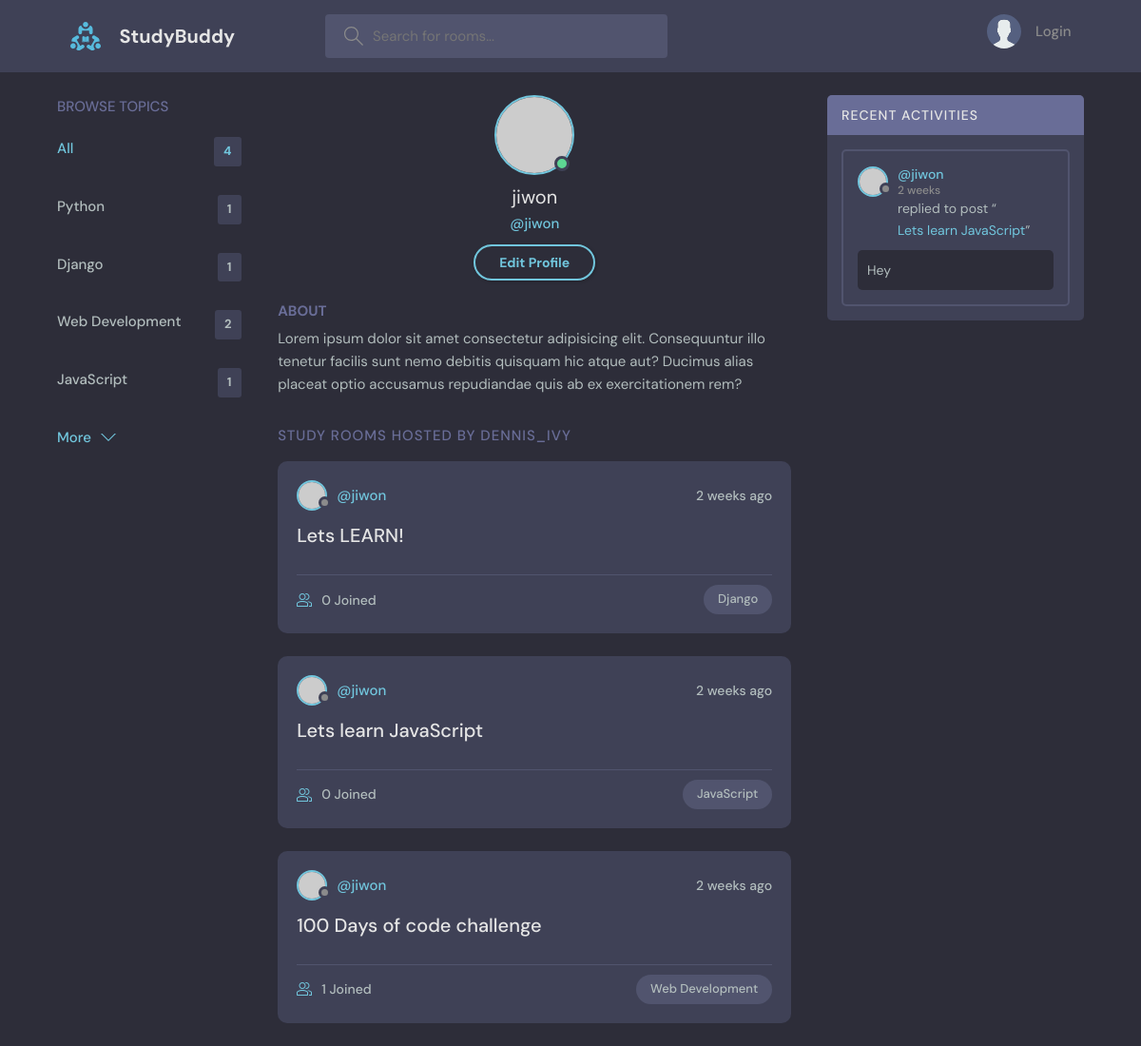
Before: /profile/1 with the older database file.
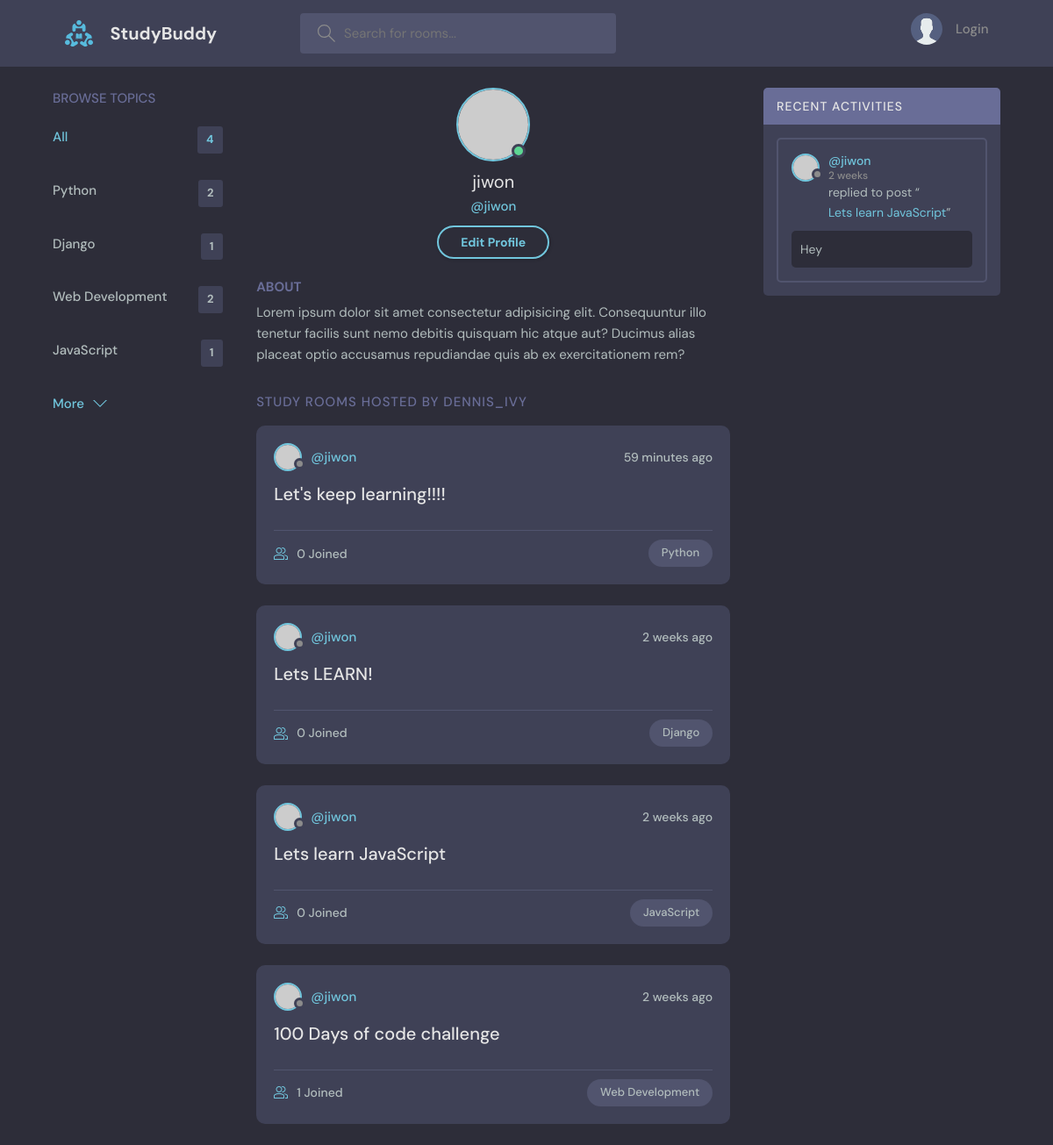
After: the same page with the newer database file.
### base/models.py (models this page shows, shortened)
class Topic(models.Model):
    name = models.CharField(max_length=200)

class Room(models.Model):
    host = models.ForeignKey(User, on_delete=models.SET_NULL, null = True)
    topic = models.ForeignKey(Topic, on_delete=models.SET_NULL, null = True)
    name = models.CharField(max_length = 200)
    description = models.TextField(null = True, blank = True)
    participants = models.ManyToManyField(User, related_name='participants', blank=True)
    updated = models.DateTimeField(auto_now = True)
    created = models.DateTimeField(auto_now_add = True)
    class Meta:
        ordering = ['-updated', '-created']
    def __str__(self):
        return self.name

class Message(models.Model):
    user = models.ForeignKey(User, on_delete=models.CASCADE)
    room = models.ForeignKey(Room, on_delete=models.CASCADE)
    body = models.TextField()
    updated = models.DateTimeField(auto_now = True)
    created = models.DateTimeField(auto_now_add = True)
    class Meta:
        ordering = ['-updated', '-created']

### base/views.py (the view)
# urls.py: path('profile/<str:pk>', views.userProfile, name="user-profile"),
def userProfile(request, pk):
    user = User.objects.get(id=pk)
    rooms=user.room_set.all()
    room_messages=user.message_set.all()
    topics = Topic.objects.all()
    context = {'user':user, 'rooms':rooms, 'room_messages':room_messages,'topics':topics}
    return render(request, 'base/profile.html', context)

### base/templates/base/profile.html
{% extends 'main.html' %}
{% block content %}
  <main class="profile-page layout layout--3">
    <div class="container">
      {% include 'base/topics_component.html' %}
      <div class="roomList">
        <div class="profile">
          <div class="profile__avatar">
            <div class="avatar avatar--large active">
              <img src="https://randomuser.me/api/portraits/men/11.jpg" />
            </div>
          </div>
          <div class="profile__info">
            <h3>{{user.username}}</h3>
            <p>@{{user.username}}</p>
            <a href="edit-user.html" class="btn btn--main btn--pill">Edit Profile</a>
          </div>
          <div class="profile__about">
            <h3>About</h3>
            <p>
              Lorem ipsum dolor sit amet consectetur adipisicing elit. Consequuntur illo tenetur
              facilis sunt nemo debitis quisquam hic atque aut? Ducimus alias placeat optio
              accusamus repudiandae quis ab ex exercitationem rem?
            </p>
          </div>
        </div>
        <div class="roomList__header">
          <div>
            <h2>Study Rooms Hosted by dennis_ivy</a>
            </h2>
          </div>
        </div>
        {% include 'base/feed_component.html' %}
      </div>
      {% include 'base/activity_component.html' %}
    </div>
  </main>
{% endblock content %}

### templates/main.html (shortened to what this page needs)
<!DOCTYPE html>
{% load static %}
<html lang="en">
  <head>
    <link rel="stylesheet" href="{% static 'styles/style.css' %}" />
  </head>
  <body>
    {% include 'navbar.html' %}
    {% block content %}
    {% endblock %}
</body>
</html>

### templates/navbar.html (shortened to what this page needs)
{% load static %}
<header class="header header--loggedIn">
    <div class="container">
      <a href="{% url 'home' %}" class="header__logo">
        <img src="{% static 'images/logo.svg' %}" />
        <h1>StudyBuddy</h1>
      </a>
      <form class="header__search" method=""GET" action=""{% url 'home' %}>
        <label>
          <input name="q" placeholder="Search for rooms..." />
        </label>
      <nav class="header__menu">
        {% if request.user.is_authenticated %}
        <div class="header__user">
          <a href="profile.html">
            <div class="avatar avatar--medium active">
              <img src="https://randomuser.me/api/portraits/men/37.jpg" />
            </div>
            <p>{{request.user.username}} <span>@{{request.user.username}}</span></p>
          </a>
          <button class="dropdown-button">
            <svg version="1.1" xmlns="http://www.w3.org/2000/svg" width="32" height="32" viewBox="0 0 32 32">
              <title>chevron-down</title>
              <path d="M16 21l-13-13h-3l16 16 16-16h-3l-13 13z"></path>
            </svg>
          </button>
        </div>
        {% else %}
        <a href="{% url 'login' %}">
          <img src="{% static 'images/avatar.svg' %}" />
          <p>Login</p>
        </a>
            {% endif %}
      </nav>
    </div>
  </header>

### base/templates/base/topics_component.html
<div class="topics">
    <div class="topics__header">
      <h2>Browse Topics</h2>
    </div>
    <ul class="topics__list">
      <li>
        <a href="{% url 'home' %}" class="active">All <span>{{topics.count}}</span></a>
      </li>
      {% for topic in topics %}
      <li>
        <a href="{% url 'home' %}?q={{topic.name}}">{{topic.name}}<span>{{topic.room_set.all.count}}</span></a>
      </li>
      {% endfor %}
    </ul>
    <a class="btn btn--link" href="topics.html">
      More
      <svg version="1.1" xmlns="http://www.w3.org/2000/svg" width="32" height="32" viewBox="0 0 32 32">
        <title>chevron-down</title>
        <path d="M16 21l-13-13h-3l16 16 16-16h-3l-13 13z"></path>
      </svg>
    </a>
  </div>

### base/templates/base/feed_component.html (shortened to what this page needs)
{% for room in rooms %}
<div class="roomListRoom">
    <div class="roomListRoom__header">
      <a href="{% url 'user-profile' room.host.id %}" class="roomListRoom__author">
        <div class="avatar avatar--small">
          <img src="https://randomuser.me/api/portraits/women/11.jpg" />
        </div>
        <span>@{{room.host.username}}</span>
      </a>
      <div class="roomListRoom__actions">
        <span>{{room.created|timesince}} ago</span>
      </div>
    </div>
    <div class="roomListRoom__content">
      <a href="{% url 'room' room.id %}">{{room.name}}</a>
    </div>
    <div class="roomListRoom__meta">
      <a href="{% url 'room' room.id %}" class="roomListRoom__joined">
        {{room.participants.all.count}} Joined
      </a>
      <p class="roomListRoom__topic">{{room.topic.name}}</p>
    </div>
</div>
{% endfor %}

### base/templates/base/activity_component.html (shortened to what this page needs)
<div class="activities">
    <div class="activities__header">
      <h2>Recent Activities</h2>
    </div>
    {% for message in room_messages %}
    <div class="activities__box">
      <div class="activities__boxHeader roomListRoom__header">
        <a href="{% url 'user-profile' message.user.id %}" class="roomListRoom__author">
          <div class="avatar avatar--small">
            <img src="https://randomuser.me/api/portraits/women/11.jpg" />
          </div>
          <p>
            @{{message.user}}
            <span>{{message.created|timesince}}</span>
          </p>
        </a>
    </div>
      <div class="activities__boxContent">
        <p>replied to post “<a href="{% url 'room' message.room.id %}">{{message.room}}</a>”</p>
        <div class="activities__boxRoomContent">
            {{message.body}}
        </div>
      </div>
    </div>
    {% endfor %}
  </div>

Changed rows visible on the page:
computed for Topic "Python": room_set.all.count "1" → "2"
added Room: host.username "jiwon", created "59 minutes", name "Let's keep learning!!!!", participants.all.count "0", topic.name "Python"
